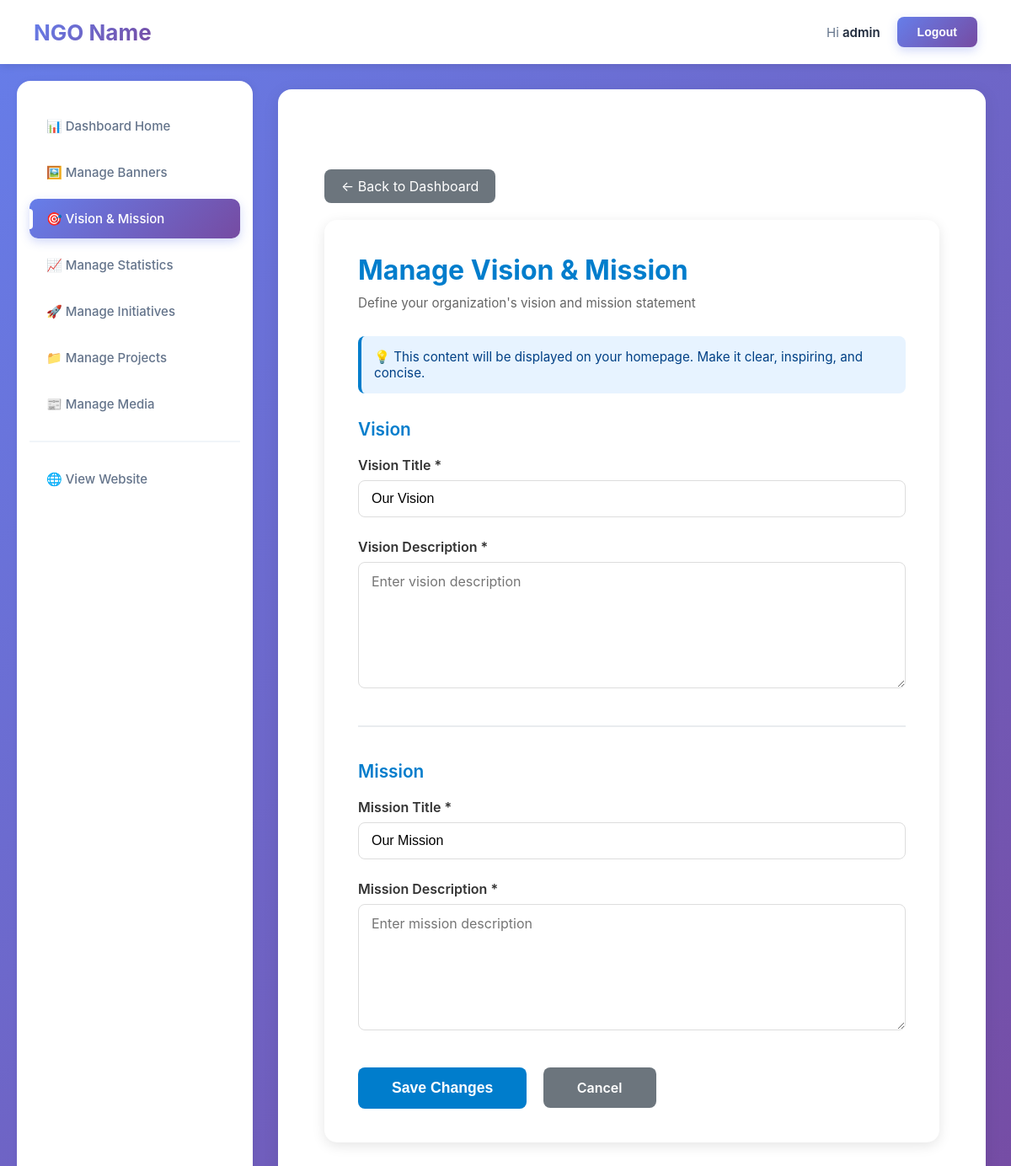
Before: /dashboard/manage-vision/ (signed in) with the older database file.
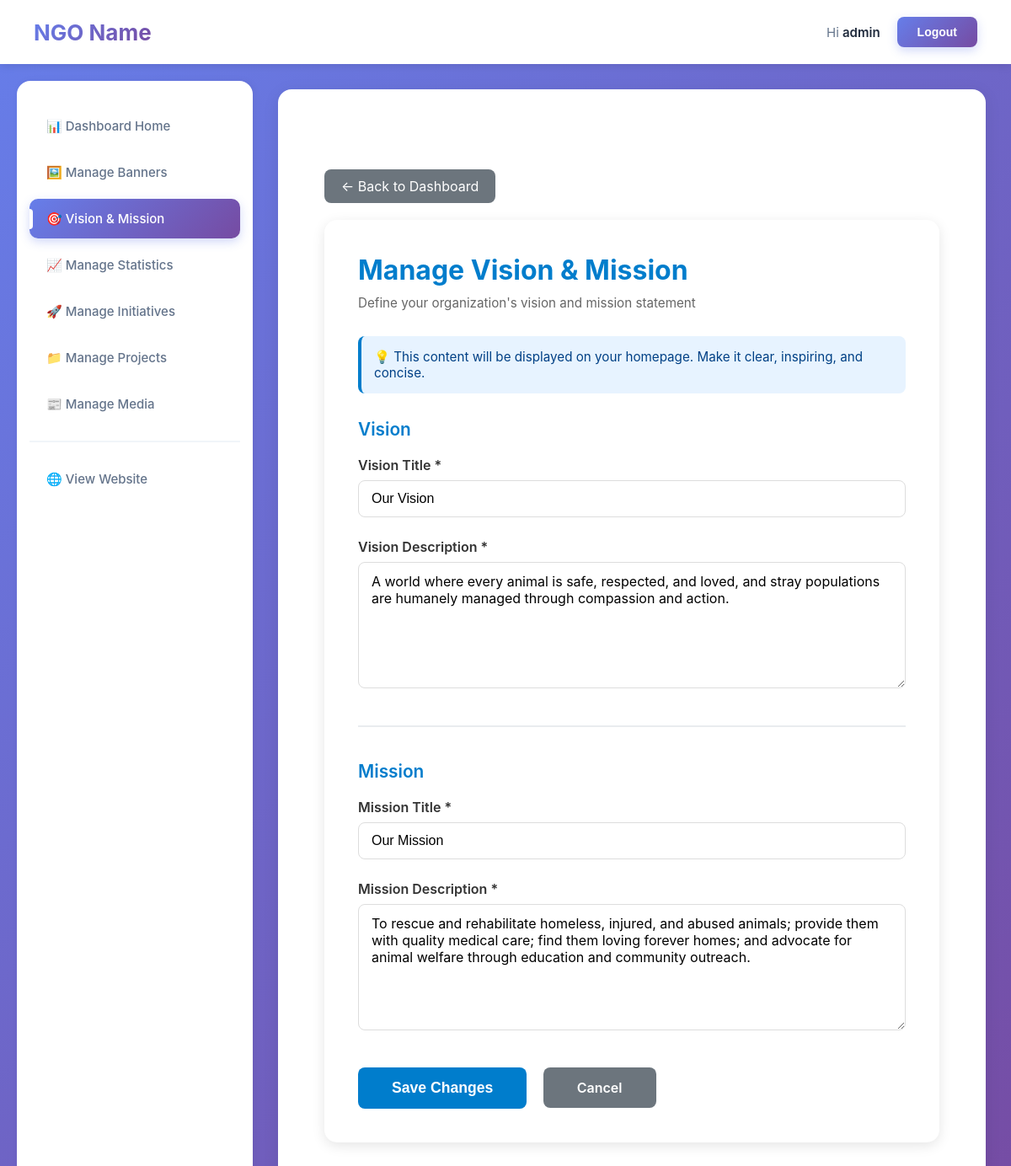
After: the same page with the newer database file.
### Homepage/models.py (models this page shows, shortened)
class VisionMission(models.Model):
    vision_title = models.CharField(max_length=200, default="Our Vision")
    vision_description = models.TextField()
    mission_title = models.CharField(max_length=200, default="Our Mission")
    mission_description = models.TextField()
    created_at = models.DateTimeField(default=timezone.now, editable=False)
    updated_at = models.DateTimeField(auto_now=True)
    class Meta:
        verbose_name = "Vision & Mission"
        verbose_name_plural = "Vision & Mission"

### Homepage/views.py (the view)
# urls.py: path('dashboard/manage-vision/', views.manage_vision, name='dashboard_manage_vision'),
@staff_member_required(login_url='/auth/login/')
def manage_vision(request):
    vision_mission = VisionMission.objects.first()
    if request.method == 'POST':
        form = VisionMissionForm(request.POST, instance=vision_mission)
        if form.is_valid():
            form.save()
            messages.success(request, 'Vision & Mission updated successfully!')
            return redirect('dashboard_home')
        else:
            messages.error(request, 'Please correct the errors below.')
    else:
        form = VisionMissionForm(instance=vision_mission)
    return render(request, 'dashboard/vision_form.html', {'form': form})

### Homepage/forms.py
class VisionMissionForm(forms.ModelForm):
    class Meta:
        model = VisionMission
        fields = ['vision_title', 'vision_description', 'mission_title', 'mission_description']
        widgets = {
            'vision_title': forms.TextInput(attrs={
                'class': 'form-control',
                'placeholder': 'Enter vision title'
            }),
            'vision_description': forms.Textarea(attrs={
                'class': 'form-control',
                'rows': 4,
                'placeholder': 'Enter vision description'
            }),
            'mission_title': forms.TextInput(attrs={
                'class': 'form-control',
                'placeholder': 'Enter mission title'
            }),
            'mission_description': forms.Textarea(attrs={
                'class': 'form-control',
                'rows': 4,
                'placeholder': 'Enter mission description'
            }),
        }

### Homepage/templates/dashboard/vision_form.html (shortened to what this page needs)
{% extends 'dashboard/base.html' %}
{% load static %}
{% block content %}
<div class="dashboard-container">
    <a href="{% url 'dashboard_home' %}" class="btn-back">← Back to Dashboard</a>
    <div class="form-container">
        <h1>Manage Vision & Mission</h1>
        <p class="form-subtitle">Define your organization's vision and mission statement</p>
        <div class="info-box">
            <p>💡 This content will be displayed on your homepage. Make it clear, inspiring, and concise.</p>
        </div>
        <form method="post">
            <div class="section-title">Vision</div>
            <div class="form-group">
                <label for="{{ form.vision_title.id_for_label }}">Vision Title *</label>
                {{ form.vision_title }}
            </div>
            <div class="form-group">
                <label for="{{ form.vision_description.id_for_label }}">Vision Description *</label>
                {{ form.vision_description }}
            </div>
            <hr class="section-divider">
            <div class="section-title">Mission</div>
            <div class="form-group">
                <label for="{{ form.mission_title.id_for_label }}">Mission Title *</label>
                {{ form.mission_title }}
            </div>
            <div class="form-group">
                <label for="{{ form.mission_description.id_for_label }}">Mission Description *</label>
                {{ form.mission_description }}
            </div>
            <div style="margin-top: 40px;">
                <button type="submit" class="btn-submit">Save Changes</button>
                <a href="{% url 'dashboard_home' %}" class="btn-cancel">Cancel</a>
            </div>
        </form>
    </div>
</div>
{% endblock %}

Changed rows visible on the page:
added VisionMission: vision_title "Our Vision", vision_description "A world where every animal is safe, respected, and loved, and stray populations are humanely managed through compassion and action.", mission_title "Our Mission", mission_description "To rescue and rehabilitate homeless, injured, and abused animals; provide them with quality medical care; find them loving forever homes; and advocate for animal welfare through education and community outreach."
Other visible differences:
form field vision_title: "Our Vision" → (not shown)
form field mission_title: "Our Mission" → (not shown)
